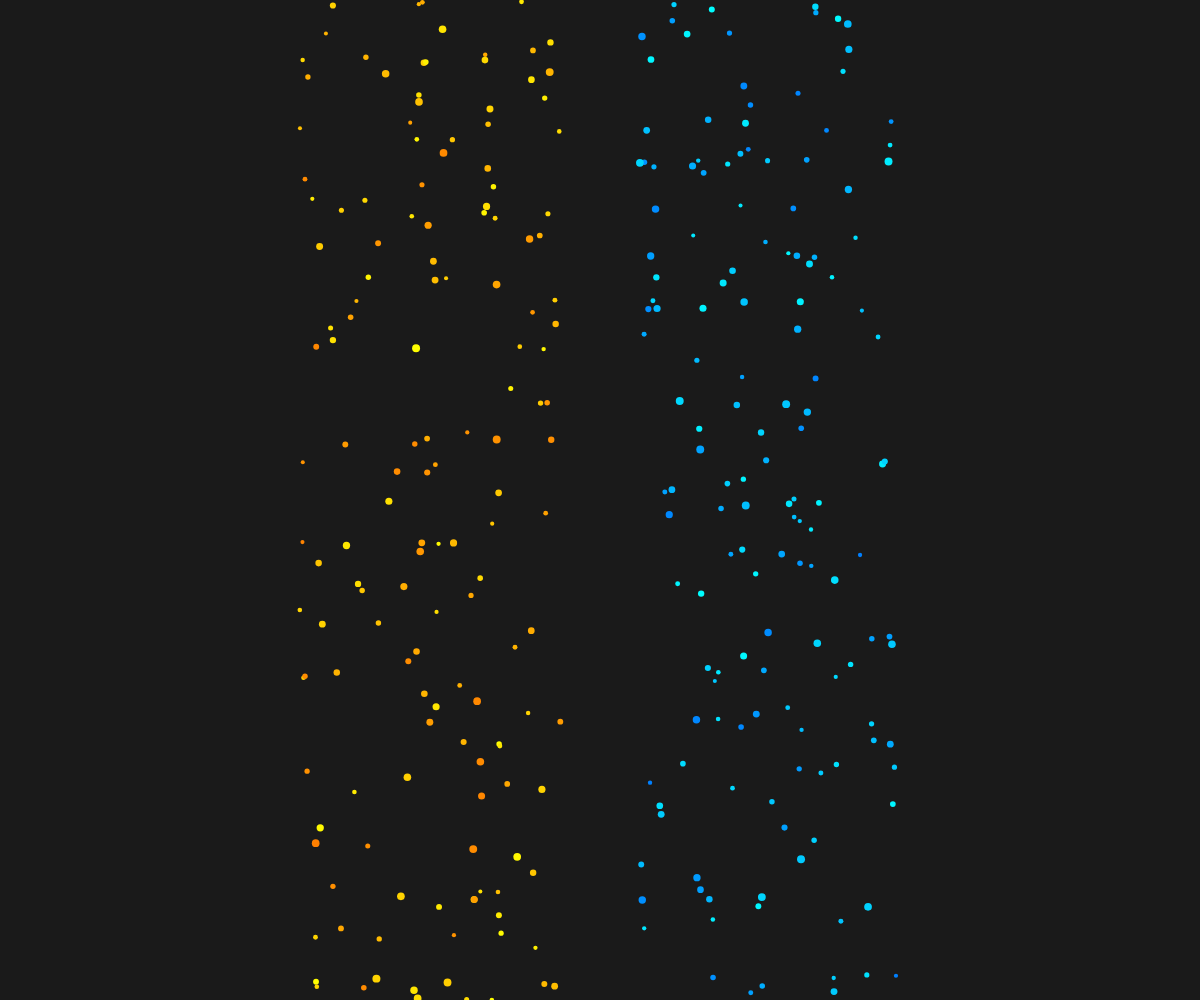
Frame 1 (no input)
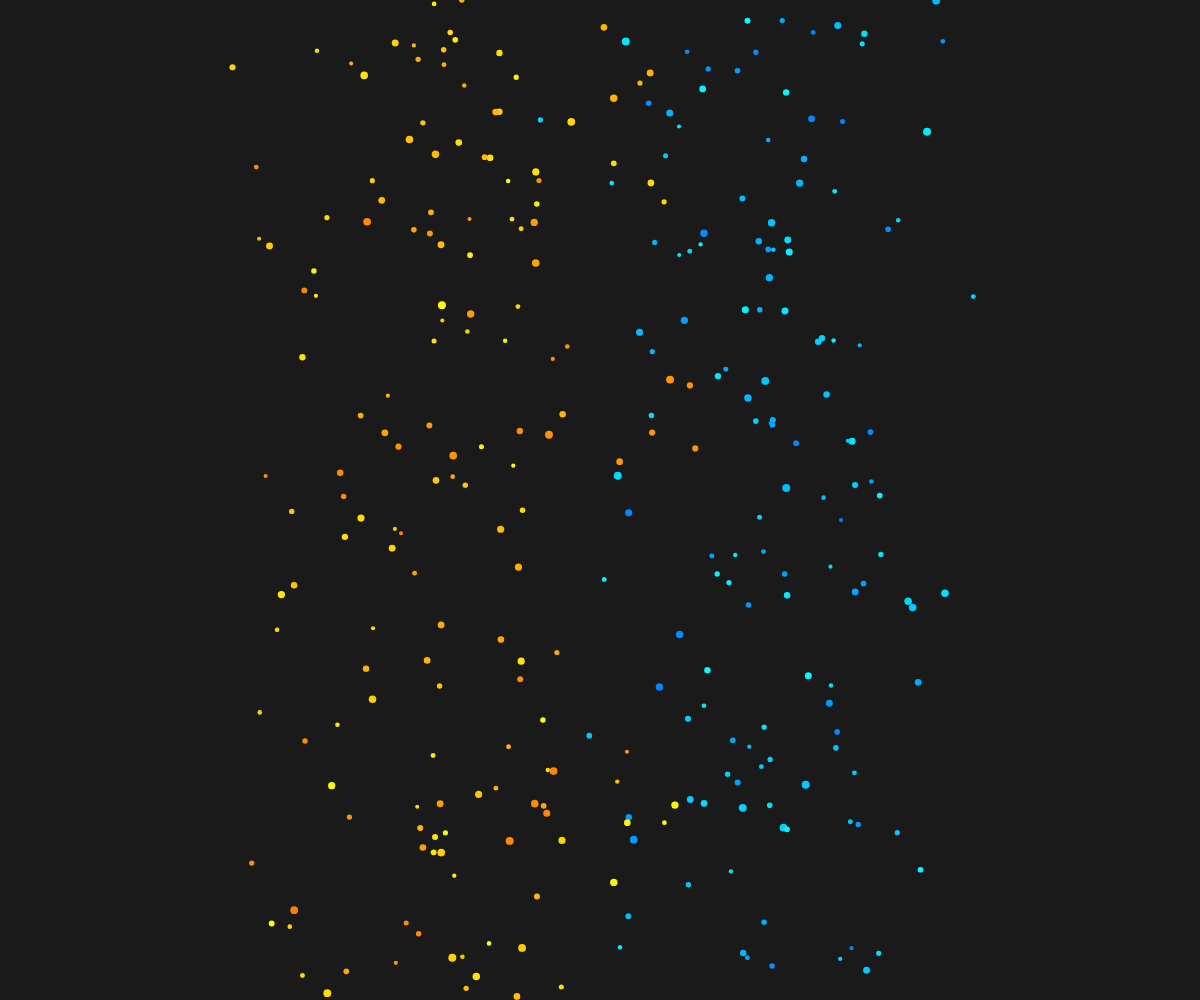
Frame 60 (no input)
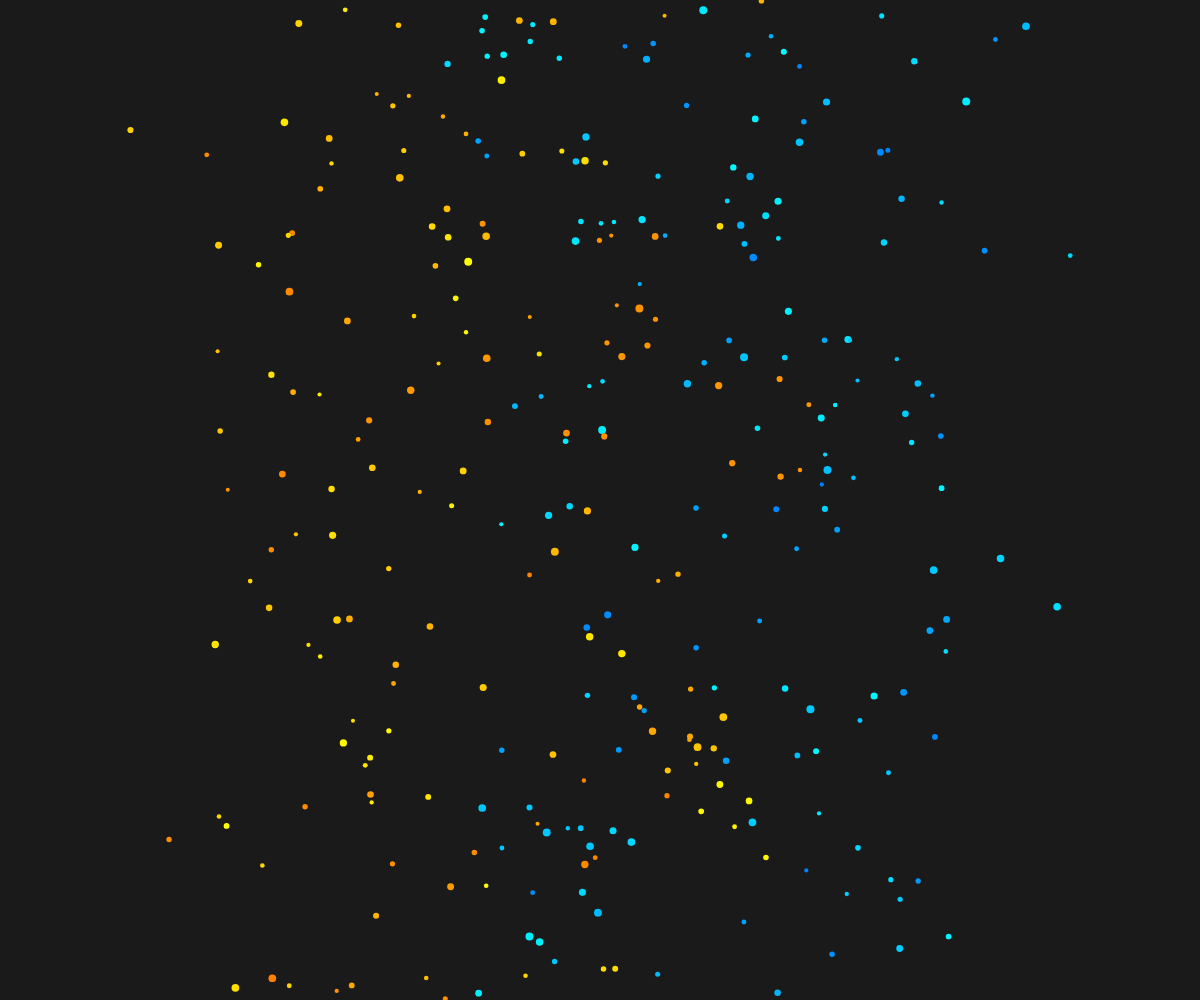
Frame 120 (the mouse pressed at the canvas centre since frame 60)

The p5.js sketch that drew these frames (run headless with seeded random() and noise() and a simulated clock; from frame 60 on, the mouse is pressed at the canvas centre):

// p5.js sketch
// ── sketch.js
let particles1 = [];
let particles2 = [];
let particleCount = 150;
let streamWidth = 80;
let interactionRadius = 60;

class Particle {
  constructor(x, y, color) {
    this.pos = createVector(x, y);
    this.vel = p5.Vector.random2D().mult(random(0.5, 2));
    this.color = color;
    this.originalColor = color;
    this.size = random(4, 8);
  }

  update() {
    this.pos.add(this.vel);
    
    // Bounce off edges
    if (this.pos.x < 0 || this.pos.x > width) this.vel.x *= -1;
    if (this.pos.y < 0 || this.pos.y > height) this.vel.y *= -1;
    
    // Keep within canvas
    this.pos.x = constrain(this.pos.x, 0, width);
    this.pos.y = constrain(this.pos.y, 0, height);
  }

  display() {
    noStroke();
    fill(this.color);
    ellipse(this.pos.x, this.pos.y, this.size);
  }

  checkInteraction(otherParticles) {
    for (let other of otherParticles) {
      let d = dist(this.pos.x, this.pos.y, other.pos.x, other.pos.y);
      if (d < interactionRadius) {
        // Swap colors temporarily
        this.color = other.originalColor;
        other.color = this.originalColor;
        return true;
      }
    }
    // Return to original color after interaction
    this.color = this.originalColor;
    return false;
  }
}

function setup() {
  createCanvas(windowWidth, windowHeight);
  colorMode(HSB, 360, 100, 100, 1);
  
  // Create two streams of particles
  for (let i = 0; i < particleCount; i++) {
    let x = random(width/4, width/2 - streamWidth/2);
    let y = random(height);
    particles1.push(new Particle(x, y, color(random(30, 60), 100, 100))); // Blue stream
  }

  for (let i = 0; i < particleCount; i++) {
    let x = random(width/2 + streamWidth/2, 3*width/4);
    let y = random(height);
    particles2.push(new Particle(x, y, color(random(180, 210), 100, 100))); // Green stream
  }
}

function draw() {
  background(0, 0, 10); // Dark background

  // Update and display particles
  for (let p of particles1) {
    p.update();
    p.checkInteraction(particles2);
    p.display();
  }

  for (let p of particles2) {
    p.update();
    p.checkInteraction(particles1);
    p.display();
  }
}

function windowResized() {
  resizeCanvas(windowWidth, windowHeight);
}
